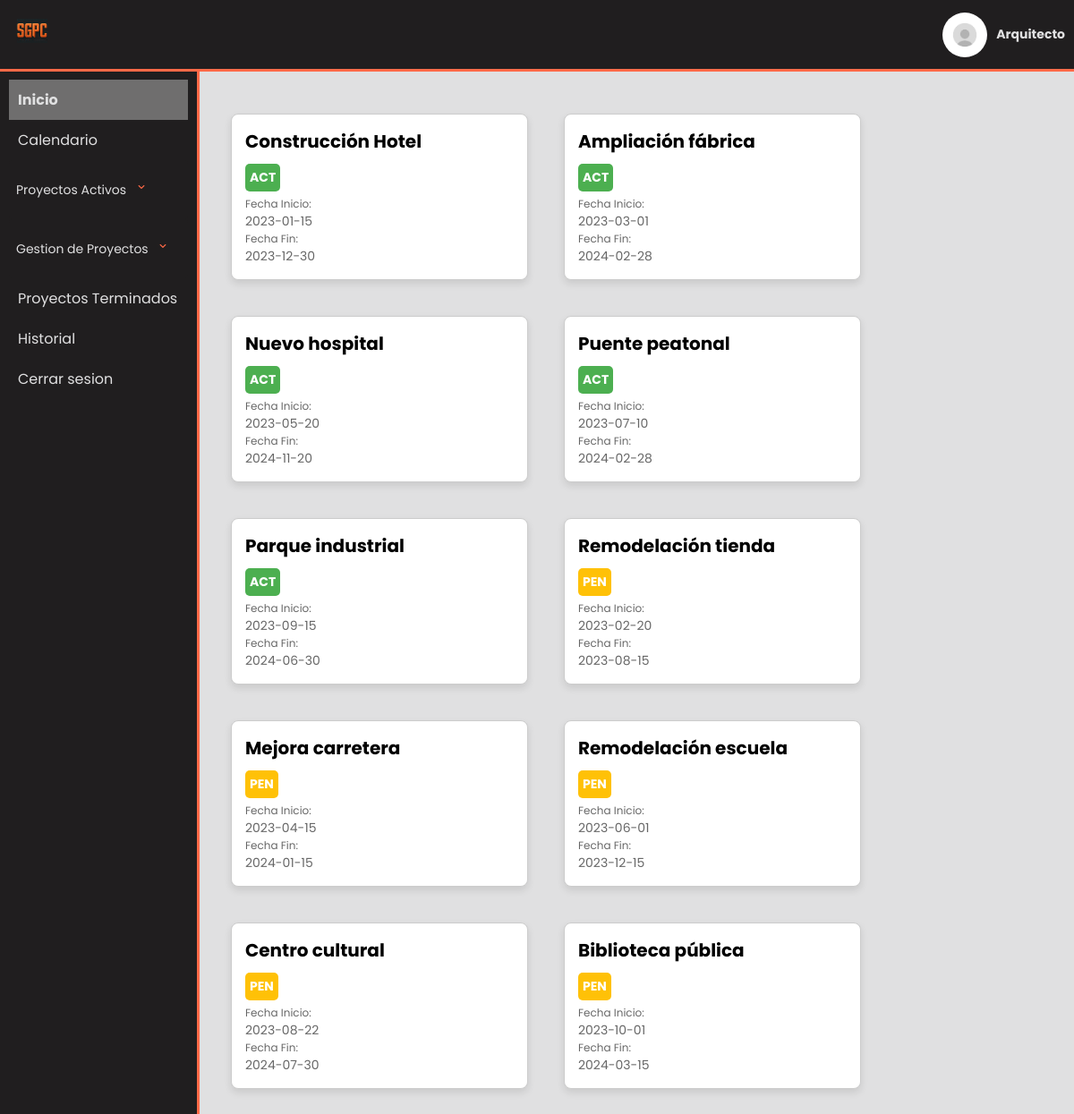
/MenuArquitecto/index.php (signed in), run on the app's committed database.
### tables this page shows
CREATE TABLE Proyecto (
    idProyecto INT AUTO_INCREMENT PRIMARY KEY,
    nombre VARCHAR(100) NOT NULL,
    descripcion VARCHAR(200) NOT NULL,
    ubicacion VARCHAR(100) NOT NULL,
    fechaInicio DATE NOT NULL,
    fechaFinal DATE NOT NULL,
    estado CHAR(3) NOT NULL,
    FOREIGN KEY (estado) REFERENCES Estado(codigo)
);

### MenuArquitecto/consultas.php (called while the page is built, shortened)
<?php
include '../conexion.php';
class consultas
{
    public function getProyectos()
    {
        $conexion = new conexion();
        $proyectos = array();
        if ($conexion->connect()) {
            $sql = "SELECT P.idProyecto, P.nombre, P.descripcion, P.ubicacion, P.fechaInicio, P.fechaFinal, P.estado
                FROM Proyecto P
                WHERE P.estado != 'FIN'
                ORDER BY FIELD(P.estado, 'ACT', 'RET', 'PEN')";
            $result = $conexion->exeqSelect($sql);
            if ($result) {
                while ($row = mysqli_fetch_assoc($result)) {
                    $proyectos[] = $row;
                }
            } else {
                echo "No se encontraron proyectos.";
            }
        }
        return $proyectos;
    }
}

### conexion.php (called while the page is built, shortened)
<?php
class conexion
{
    private $HOST = "localhost";
    private $USER = "root";
    private $PASS = "";
    private $DB = "sgpc";
    private $CON;
    public function connect()
    {
        $this->CON = mysqli_connect($this->HOST, $this->USER, $this->PASS, $this->DB);
        if (mysqli_connect_errno()) {
            echo "Error de conexión: " . mysqli_connect_error();
            return false;
        } else {
            return true;
        }
    }
    public function exeqSelect($query)
    {
        try {
            $this->DATASET = mysqli_query($this->CON, $query);
            if ($this->DATASET) {
                return $this->DATASET;
            } else {
                throw new Exception("Error en la consulta: " . mysqli_error($this->CON));
            }
        } catch (Exception $e) {
            echo "Excepción: " . $e->getMessage();
            return 0;
        }
    }
}

### MenuArquitecto/index.php (the view, shortened to what this page needs)
<?php
include "consultas.php";
$consultas = new Consultas();
$proyectos = $consultas->getProyectos();
?>
<!DOCTYPE html>
<html lang="en">
<head>
    <link rel="stylesheet" href="../css/main.css" />
</head>
<?PHP
include "plantillas/header.php";
include "plantillas/menu.php";
?>
<section>
    <main>
        <div class="project-list">
            <?php
            foreach ($proyectos as $proyecto) {
                echo "<div class='project-box' onclick='redirectToTasks(" . $proyecto["idProyecto"] . ")'>";
                echo "<div class='project-header'>";
                echo "<div class='project-title'>" . $proyecto["nombre"] . "</div>";
                $estadoClass = '';
                switch ($proyecto['estado']) {
                    case 'ACT':
                        $estadoClass = 'active-state';
                        break;
                    case 'PEN':
                        $estadoClass = 'pending-state';
                        break;
                }
                echo "<div class='project-info'>";
                echo "<div class='project-state $estadoClass'>" . $proyecto['estado'] . "</div>";
                echo "</div>";
                echo "<div class='project-dates'>";
                echo "<div class='project-date-label'>Fecha Inicio:</div>";
                echo "<div class='project-date'>" . $proyecto['fechaInicio'] . "</div>";
                echo "<div class='project-date-label'>Fecha Fin:</div>";
                echo "<div class='project-date'>" . $proyecto['fechaFinal'] . "</div>";
                echo "</div>";
                echo "</div>";
                echo "</div>";
            }
            ?>
        </div>
    </main>
</section>
</body>
</html>

### css/main.css (style rules this page uses)
* { font-family: "Poppins"; }
body { background-color: #e0e0e1; margin-top: 100px; }
main { margin-left: 220px; padding: 20px; }
.project-list { display: flex; flex-wrap: wrap; gap: 20px; }
.project-box { background-color: #f8f8f9; cursor: pointer; border: 1px solid #ccc; border-radius: 15px; margin: 10px; padding: 15px; width: 200px; box-shadow: 0 4px 8px rgba(0, 0, 0, 0.1); }
.project-header { display: flex; flex-direction: column; }
.project-title { font-size: 18px; font-weight: bold; margin-bottom: 5px; }
.project-info { display: flex; flex-direction: row; justify-content: space-between; align-items: center; }
.project-state { font-size: 14px; padding: 5px; border-radius: 5px; color: #fff; font-weight: bold; }
.active-state { background-color: #4caf50; }
.pending-state { background-color: #ffc107; }
.project-dates { font-size: 12px; color: rgba(0, 0, 0, 0.6); margin-top: 5px; }
.project-date, .project-state { font-size: 14px; }

### css/proyectos.css (style rules this page uses)
* { font-family: "Poppins"; }
body { background-color: #e0e0e1; margin-top: 77px; }
main { margin-left: 220px; padding: 20px; }
.project-list { margin-top: 20px; display: flex; }
.project-box { cursor: pointer; border: 1px solid #ccc; border-radius: 8px; margin: 10px; padding: 15px; width: 300px; box-shadow: 0 4px 8px rgba(0, 0, 0, 0.1); background-color: #fff; transition: box-shadow 0.3s ease-in-out; }
.project-header { display: flex; flex-direction: column; }
.project-title { font-size: 20px; font-weight: bold; margin-bottom: 10px; }
.project-info { font-size: 16px; color: #555; }
.project-state { font-size: 14px; padding: 5px; border-radius: 5px; color: #fff; font-weight: bold; }
.active-state { background-color: #4caf50; margin-right: 50px; }
.pending-state { background-color: #ffc107; }
.project-dates { font-size: 12px; color: rgba(0, 0, 0, 0.6); margin-top: 5px; }
.project-date, .project-state { font-size: 14px; }

### data on the page
proyecto: nombre "Construcción Hotel", estado "ACT", fechaInicio "2023-01-15", fechaFinal "2023-12-30"
proyecto: nombre "Ampliación fábrica", estado "ACT", fechaInicio "2023-03-01", fechaFinal "2024-02-28"
proyecto: nombre "Nuevo hospital", estado "ACT", fechaInicio "2023-05-20", fechaFinal "2024-11-20"
proyecto: nombre "Puente peatonal", estado "ACT", fechaInicio "2023-07-10", fechaFinal "2024-02-28"
proyecto: nombre "Parque industrial", estado "ACT", fechaInicio "2023-09-15", fechaFinal "2024-06-30"
proyecto: nombre "Remodelación tienda", estado "PEN", fechaInicio "2023-02-20", fechaFinal "2023-08-15"
proyecto: nombre "Mejora carretera", estado "PEN", fechaInicio "2023-04-15", fechaFinal "2024-01-15"
proyecto: nombre "Remodelación escuela", estado "PEN", fechaInicio "2023-06-01", fechaFinal "2023-12-15"
proyecto: nombre "Centro cultural", estado "PEN", fechaInicio "2023-08-22", fechaFinal "2024-07-30"
proyecto: nombre "Biblioteca pública", estado "PEN", fechaInicio "2023-10-01", fechaFinal "2024-03-15"
